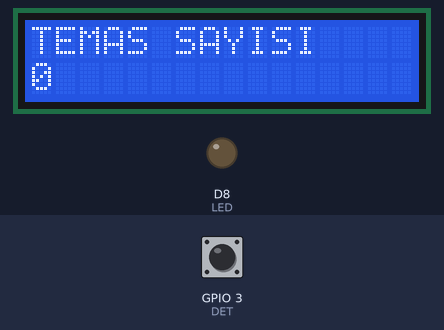
A sketch run on a simulated ESP8266 (NodeMCU). Parts: 16×2 character LCD, output pins drawn as LEDs (lit = HIGH). Dashed ring = blinking. The test bench sets the inputs (shaded band); at power-on: GPIO 3 (DET) LOW. What the sketch prints to the serial monitor is not drawn.

Above: at 1.2 s.
1.3 s: GPIO 3 (DET) driven HIGH
At 1.8 s:
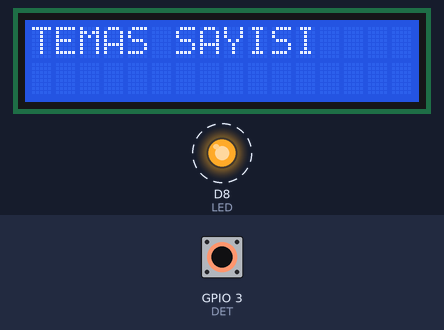
4.3 s: GPIO 3 (DET) driven LOW
At 6.3 s:
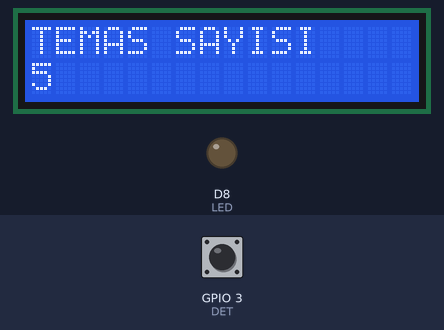
7.3 s: GPIO 3 (DET) pulsed HIGH 2 times (0.12 s each, 0.3 s apart)
At 8.9 s:
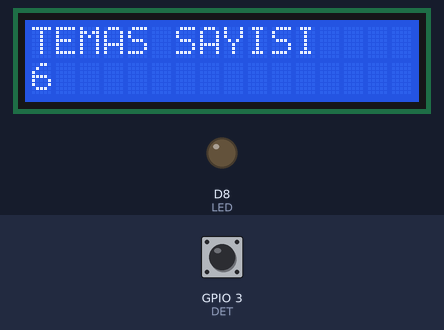
10.9 s: GPIO 3 (DET) driven HIGH
At 14.8 s:
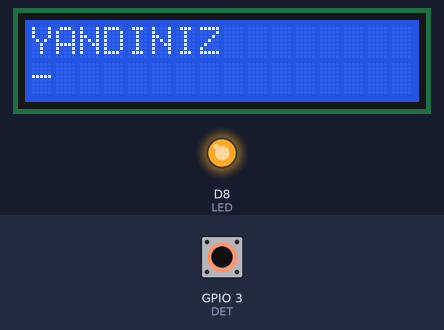
Timing chart, 0 to 17.9 s (numbered marks = the images above; inputs shaded):
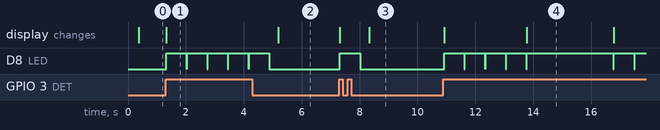

Measured:
- after the input at 1.3 s, D8 (LED): alternates HIGH for 0.70 s and LOW for 0.01 s, starting at once; the display: changes at once (image 1)
- after the input at 4.3 s, D8 (LED): goes on until 4.9 s, then stays LOW; the display: changes after 0.89 s (image 2)
- after the input at 7.3 s, D8 (LED): LOW → HIGH at once, → LOW 0.70 s later; the display: first changes at once (image 3 shows a later state)
- after the input at 10.9 s, D8 (LED): goes 4 × (HIGH 0.70 s, LOW 0.01 s), HIGH 3.0 s, LOW 0.01 s, HIGH 0.70 s, LOW 0.01 s, then HIGH, starting at once; the display: first changes at once (image 4 shows a later state)

The sketch:

buzzer_game_denayap.ino
```cpp
#include "Adafruit_LiquidCrystal.h"

#define LED D8
#define DET D9
int sayac = 0;
Adafruit_LiquidCrystal lcd(D10, D13, D15, D12, D11, D14);

void setup() {
  Serial.begin(115200);
  pinMode(LED, OUTPUT);
  pinMode(DET, INPUT);
  lcd.begin(16, 2);
  lcd.clear();

}

void loop() {

  lcd.clear();

 int buttonState = digitalRead(DET);

  lcd.print("TEMAS SAYISI");
  if(buttonState == 1){
    sayac++;
    digitalWrite(LED, HIGH);
    delay(700);
    digitalWrite(LED, LOW);
      }
      else{
    digitalWrite(LED, LOW);
    lcd.setCursor(0,1);
    lcd.print (sayac);
    }
    if(sayac>=10){
       lcd.clear();
       lcd.print("YANDINIZ");
       lcd.setCursor(0,1);
       lcd.print ("-");
       digitalWrite(LED, HIGH);
       delay(3000);
       digitalWrite(LED, LOW);
       sayac=0;
    }

  Serial.println(buttonState);
}
```
